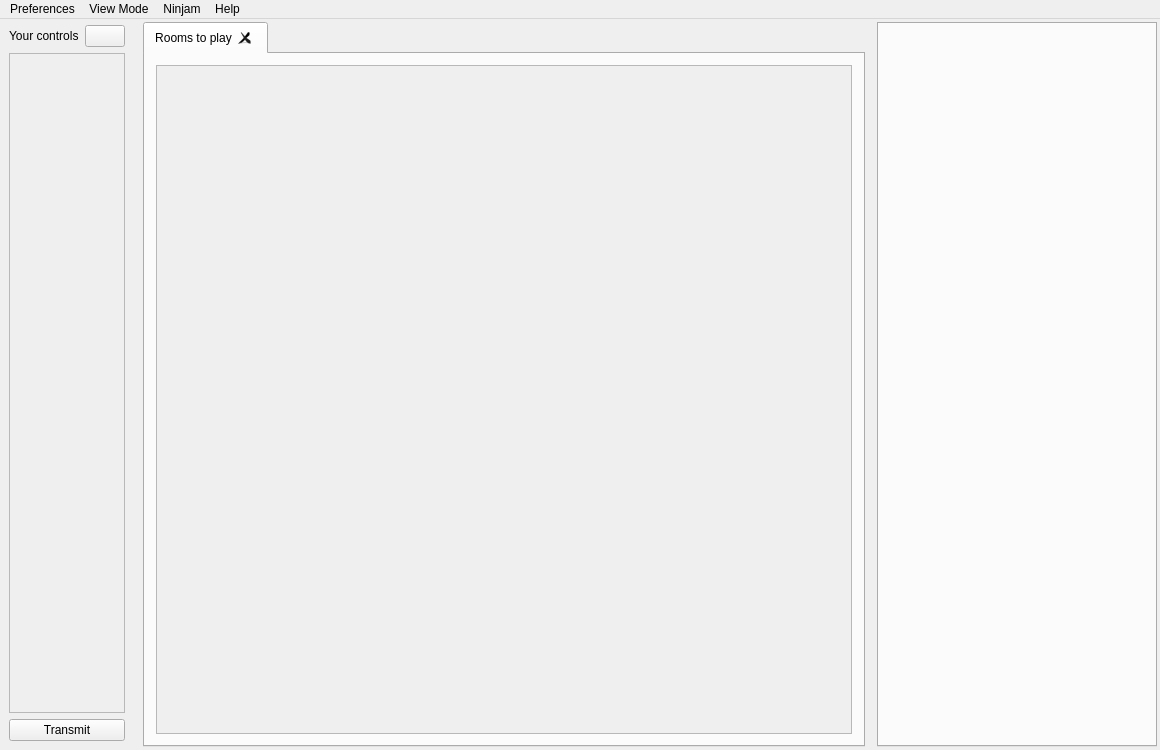
<?xml version="1.0" encoding="UTF-8"?>
<ui version="4.0">
 <class>MainFrameClass</class>
 <widget class="QMainWindow" name="MainFrameClass">
  <property name="geometry">
   <rect>
    <x>0</x>
    <y>0</y>
    <width>1160</width>
    <height>750</height>
   </rect>
  </property>
  <property name="windowTitle">
   <string notr="true">Jamtaba</string>
  </property>
  <property name="windowIcon">
   <iconset>
    <normaloff>:/images/jt_0001.png</normaloff>:/images/jt_0001.png</iconset>
  </property>
  <widget class="QWidget" name="centralWidget">
   <layout class="QHBoxLayout" name="horizontalLayout">
    <property name="spacing">
     <number>12</number>
    </property>
    <property name="sizeConstraint">
     <enum>QLayout::SetDefaultConstraint</enum>
    </property>
    <property name="leftMargin">
     <number>3</number>
    </property>
    <property name="topMargin">
     <number>3</number>
    </property>
    <property name="rightMargin">
     <number>3</number>
    </property>
    <property name="bottomMargin">
     <number>3</number>
    </property>
    <item>
     <widget class="QWidget" name="leftPanel" native="true">
      <property name="sizePolicy">
       <sizepolicy hsizetype="Maximum" vsizetype="Preferred">
        <horstretch>0</horstretch>
        <verstretch>0</verstretch>
       </sizepolicy>
      </property>
      <layout class="QVBoxLayout" name="verticalLayout_2">
       <property name="leftMargin">
        <number>6</number>
       </property>
       <property name="topMargin">
        <number>3</number>
       </property>
       <property name="rightMargin">
        <number>6</number>
       </property>
       <property name="bottomMargin">
        <number>6</number>
       </property>
       <item>
        <widget class="QWidget" name="topWidget" native="true">
         <property name="sizePolicy">
          <sizepolicy hsizetype="MinimumExpanding" vsizetype="Maximum">
           <horstretch>0</horstretch>
           <verstretch>0</verstretch>
          </sizepolicy>
         </property>
         <layout class="QHBoxLayout" name="horizontalLayout_2">
          <property name="leftMargin">
           <number>0</number>
          </property>
          <property name="topMargin">
           <number>0</number>
          </property>
          <property name="rightMargin">
           <number>0</number>
          </property>
          <property name="bottomMargin">
           <number>0</number>
          </property>
          <item>
           <widget class="QLabel" name="labelSectionTitle">
            <property name="sizePolicy">
             <sizepolicy hsizetype="Preferred" vsizetype="Preferred">
              <horstretch>1</horstretch>
              <verstretch>0</verstretch>
             </sizepolicy>
            </property>
            <property name="text">
             <string>Your controls</string>
            </property>
           </widget>
          </item>
          <item>
           <widget class="QPushButton" name="localControlsCollapseButton">
            <property name="toolTip">
             <string>collapse/expand your controls ...</string>
            </property>
            <property name="text">
             <string/>
            </property>
            <property name="checkable">
             <bool>true</bool>
            </property>
           </widget>
          </item>
         </layout>
        </widget>
       </item>
       <item>
        <widget class="QScrollArea" name="scrollArea">
         <property name="sizePolicy">
          <sizepolicy hsizetype="MinimumExpanding" vsizetype="Expanding">
           <horstretch>0</horstretch>
           <verstretch>0</verstretch>
          </sizepolicy>
         </property>
         <property name="maximumSize">
          <size>
           <width>400</width>
           <height>16777215</height>
          </size>
         </property>
         <property name="verticalScrollBarPolicy">
          <enum>Qt::ScrollBarAlwaysOff</enum>
         </property>
         <property name="horizontalScrollBarPolicy">
          <enum>Qt::ScrollBarAsNeeded</enum>
         </property>
         <property name="widgetResizable">
          <bool>true</bool>
         </property>
         <widget class="QWidget" name="localTrackWidet">
          <property name="geometry">
           <rect>
            <x>0</x>
            <y>0</y>
            <width>99</width>
            <height>654</height>
           </rect>
          </property>
          <property name="sizePolicy">
           <sizepolicy hsizetype="Preferred" vsizetype="Preferred">
            <horstretch>0</horstretch>
            <verstretch>1</verstretch>
           </sizepolicy>
          </property>
          <layout class="QHBoxLayout" name="localTracksLayout">
           <property name="spacing">
            <number>3</number>
           </property>
           <property name="sizeConstraint">
            <enum>QLayout::SetMinAndMaxSize</enum>
           </property>
           <property name="leftMargin">
            <number>0</number>
           </property>
           <property name="topMargin">
            <number>0</number>
           </property>
           <property name="rightMargin">
            <number>0</number>
           </property>
           <property name="bottomMargin">
            <number>0</number>
           </property>
          </layout>
         </widget>
        </widget>
       </item>
       <item>
        <widget class="QPushButton" name="xmitButton">
         <property name="toolTip">
          <string>Enable/disable audio transmission ...</string>
         </property>
         <property name="text">
          <string>Transmit</string>
         </property>
         <property name="checkable">
          <bool>true</bool>
         </property>
        </widget>
       </item>
      </layout>
     </widget>
    </item>
    <item>
     <widget class="QWidget" name="contentPanel" native="true">
      <property name="sizePolicy">
       <sizepolicy hsizetype="Preferred" vsizetype="Preferred">
        <horstretch>2</horstretch>
        <verstretch>0</verstretch>
       </sizepolicy>
      </property>
      <layout class="QVBoxLayout" name="verticalLayout_3">
       <property name="spacing">
        <number>0</number>
       </property>
       <property name="leftMargin">
        <number>0</number>
       </property>
       <property name="topMargin">
        <number>0</number>
       </property>
       <property name="rightMargin">
        <number>0</number>
       </property>
       <property name="bottomMargin">
        <number>0</number>
       </property>
       <item>
        <widget class="QTabWidget" name="tabWidget">
         <property name="tabPosition">
          <enum>QTabWidget::North</enum>
         </property>
         <property name="tabShape">
          <enum>QTabWidget::Rounded</enum>
         </property>
         <property name="currentIndex">
          <number>0</number>
         </property>
         <property name="elideMode">
          <enum>Qt::ElideLeft</enum>
         </property>
         <property name="documentMode">
          <bool>false</bool>
         </property>
         <property name="tabsClosable">
          <bool>true</bool>
         </property>
         <widget class="QWidget" name="tab">
          <attribute name="title">
           <string>Rooms to play</string>
          </attribute>
          <layout class="QVBoxLayout" name="tabLayout">
           <property name="spacing">
            <number>0</number>
           </property>
           <item>
            <widget class="QScrollArea" name="allRoomsScroll">
             <property name="styleSheet">
              <string notr="true"/>
             </property>
             <property name="verticalScrollBarPolicy">
              <enum>Qt::ScrollBarAsNeeded</enum>
             </property>
             <property name="horizontalScrollBarPolicy">
              <enum>Qt::ScrollBarAsNeeded</enum>
             </property>
             <property name="widgetResizable">
              <bool>true</bool>
             </property>
             <widget class="QWidget" name="scrollAreaWidgetContents">
              <property name="geometry">
               <rect>
                <x>0</x>
                <y>0</y>
                <width>711</width>
                <height>674</height>
               </rect>
              </property>
              <layout class="QVBoxLayout" name="verticalLayout_6">
               <property name="spacing">
                <number>50</number>
               </property>
               <property name="leftMargin">
                <number>0</number>
               </property>
               <property name="topMargin">
                <number>0</number>
               </property>
               <property name="rightMargin">
                <number>3</number>
               </property>
               <property name="bottomMargin">
                <number>0</number>
               </property>
               <item>
                <widget class="QWidget" name="allRoomsContent" native="true">
                 <property name="sizePolicy">
                  <sizepolicy hsizetype="MinimumExpanding" vsizetype="MinimumExpanding">
                   <horstretch>0</horstretch>
                   <verstretch>0</verstretch>
                  </sizepolicy>
                 </property>
                </widget>
               </item>
              </layout>
             </widget>
            </widget>
           </item>
          </layout>
         </widget>
        </widget>
       </item>
      </layout>
     </widget>
    </item>
    <item>
     <widget class="QWidget" name="chatArea" native="true">
      <property name="sizePolicy">
       <sizepolicy hsizetype="Preferred" vsizetype="Preferred">
        <horstretch>0</horstretch>
        <verstretch>1</verstretch>
       </sizepolicy>
      </property>
      <property name="minimumSize">
       <size>
        <width>280</width>
        <height>0</height>
       </size>
      </property>
      <layout class="QVBoxLayout" name="verticalLayout">
       <property name="leftMargin">
        <number>0</number>
       </property>
       <property name="topMargin">
        <number>0</number>
       </property>
       <property name="rightMargin">
        <number>0</number>
       </property>
       <property name="bottomMargin">
        <number>0</number>
       </property>
       <item>
        <widget class="QTabWidget" name="chatTabWidget">
         <property name="sizePolicy">
          <sizepolicy hsizetype="MinimumExpanding" vsizetype="Expanding">
           <horstretch>0</horstretch>
           <verstretch>0</verstretch>
          </sizepolicy>
         </property>
         <property name="currentIndex">
          <number>-1</number>
         </property>
        </widget>
       </item>
      </layout>
     </widget>
    </item>
   </layout>
  </widget>
  <widget class="QMenuBar" name="menuBar">
   <property name="geometry">
    <rect>
     <x>0</x>
     <y>0</y>
     <width>1160</width>
     <height>21</height>
    </rect>
   </property>
   <widget class="QMenu" name="menuPreferences">
    <property name="title">
     <string>Preferences</string>
    </property>
    <addaction name="actionAudioPreferences"/>
    <addaction name="actionMidiPreferences"/>
    <addaction name="actionVstPreferences"/>
    <addaction name="actionRecording"/>
   </widget>
   <widget class="QMenu" name="menuNinjam">
    <property name="title">
     <string>Ninjam</string>
    </property>
    <addaction name="actionPrivate_Server"/>
    <addaction name="actionNinjam_community_forum"/>
    <addaction name="actionNinjam_Official_Site"/>
   </widget>
   <widget class="QMenu" name="menuHelp">
    <property name="title">
     <string>Help</string>
    </property>
    <addaction name="actionWiki"/>
    <addaction name="actionUsersManual"/>
    <addaction name="actionReportBugs"/>
   </widget>
   <widget class="QMenu" name="menuViewMode">
    <property name="title">
     <string>View Mode</string>
    </property>
    <addaction name="actionFullView"/>
    <addaction name="actionMiniView"/>
   </widget>
   <addaction name="menuPreferences"/>
   <addaction name="menuViewMode"/>
   <addaction name="menuNinjam"/>
   <addaction name="menuHelp"/>
  </widget>
  <action name="actionTest">
   <property name="text">
    <string>test</string>
   </property>
  </action>
  <action name="actionAudioPreferences">
   <property name="text">
    <string>Audio ...</string>
   </property>
  </action>
  <action name="actionMidiPreferences">
   <property name="text">
    <string>Midi ...</string>
   </property>
  </action>
  <action name="actionVstPreferences">
   <property name="text">
    <string>VST Plugins ...</string>
   </property>
  </action>
  <action name="actionRecording">
   <property name="text">
    <string>Recording ...</string>
   </property>
  </action>
  <action name="actionPrivate_Server">
   <property name="text">
    <string>Private Server ...</string>
   </property>
  </action>
  <action name="actionNinjam_community_forum">
   <property name="text">
    <string>Ninjam community (Ninbot) ...</string>
   </property>
  </action>
  <action name="actionNinjam_Official_Site">
   <property name="text">
    <string>Ninjam Official Site ...</string>
   </property>
  </action>
  <action name="actionReportBugs">
   <property name="text">
    <string>Report bugs or suggest improvements ...</string>
   </property>
  </action>
  <action name="actionWiki">
   <property name="text">
    <string>Wiki ...</string>
   </property>
  </action>
  <action name="actionUsersManual">
   <property name="text">
    <string>Users Manual ...</string>
   </property>
  </action>
  <action name="actionFullView">
   <property name="checkable">
    <bool>true</bool>
   </property>
   <property name="text">
    <string>Full View</string>
   </property>
  </action>
  <action name="actionMiniView">
   <property name="checkable">
    <bool>true</bool>
   </property>
   <property name="text">
    <string>Mini View</string>
   </property>
  </action>
 </widget>
 <layoutdefault spacing="6" margin="11"/>
 <resources/>
 <connections/>
</ui>
